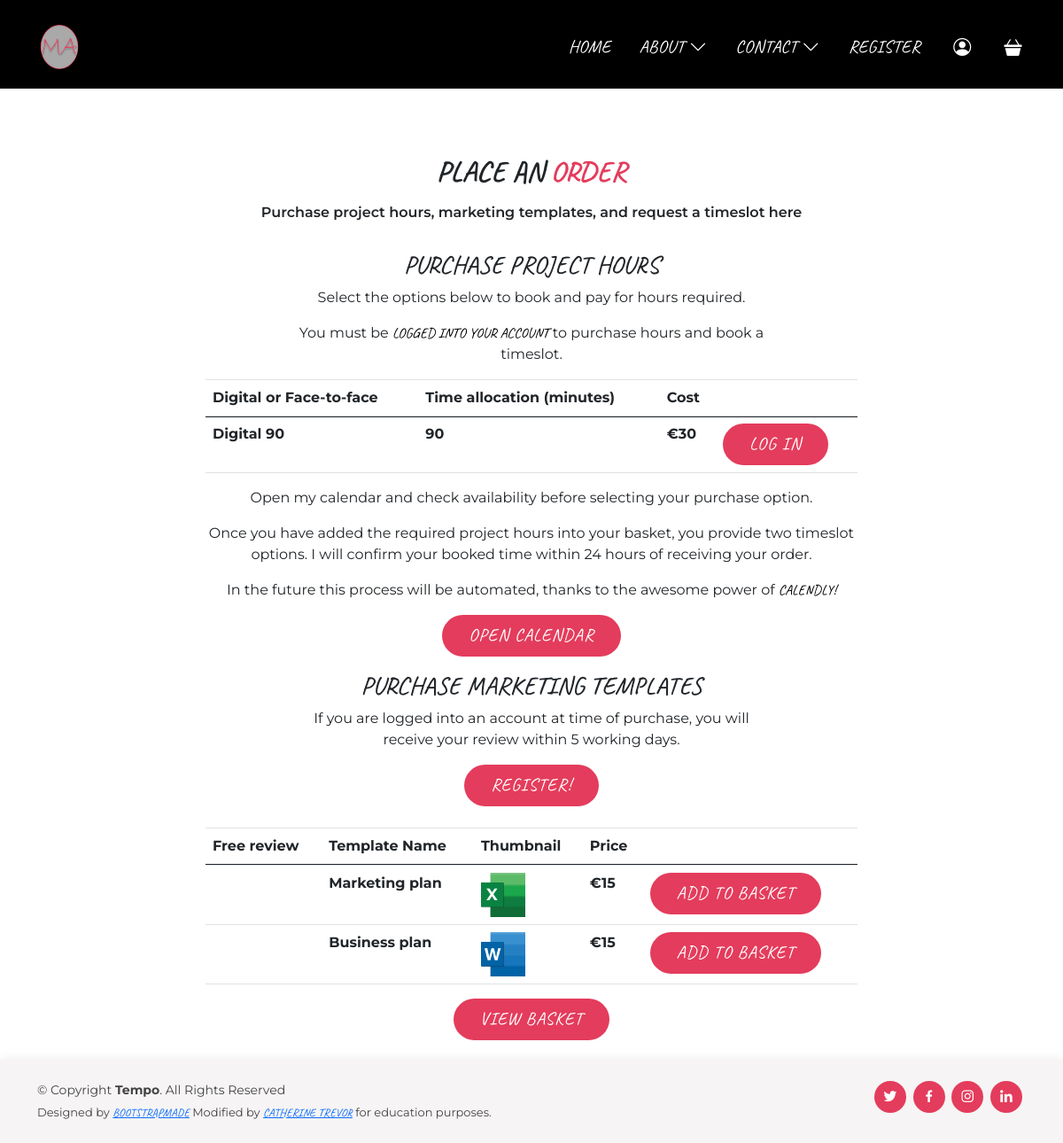
The app's page /order_basket/ with its own data.
### products/models.py (models this page shows, shortened)
class Product(models.Model):
    priority = (
        (1, 1),
        (2, 2),
        (3, 3),
        (4, 4),
    )
    category = models.ForeignKey('Category', null=True,
                                 on_delete=models.SET_NULL, default="")
    name = models.CharField(max_length=254)
    description_1 = models.CharField(max_length=100, blank=True)
    description_2 = models.CharField(max_length=100, blank=True)
    description_3 = models.CharField(max_length=100, blank=True)
    description_4 = models.CharField(max_length=100, blank=True)
    price = models.DecimalField(max_digits=6, decimal_places=0)
    image_url = models.URLField(max_length=1024, null=True, blank=True)
    image = models.ImageField(null=True, blank=True)
    time_allocation_mins = models.DecimalField(max_digits=6, decimal_places=0, blank=True, null=True)
    is_digital = models.BooleanField(null=False)
    max_time_multiplier = models.DecimalField(max_digits=6, decimal_places=1, blank=True, null=True)
    pricing_priority = models.DecimalField(max_digits=6, decimal_places=0, null=True, default='4', choices=priority)
    objects = models.Manager()

### order_basket/views.py (the view)
# urls.py: path('order_basket/', include('order_basket.urls')),
def order_basket(request):
    products = Product.objects.all().order_by('price')
    context = {
        'products': products,
    }
    return render(request, 'order_basket/order_basket.html', context)

### order_basket/contexts.py (called while the page is built, shortened)
def bag_contents(request):
    bag_items = []
    print('Start of process', bag_items)
    total = 0
    product_count = 0
    bag = request.session.get('bag', {})
    if total < settings.FREE_DELIVERY_THRESHOLD:
        delivery = total * Decimal(settings.STANDARD_DELIVERY_PERCENTAGE / 100)
        free_delivery_delta = settings.FREE_DELIVERY_THRESHOLD - total
    else:
        delivery = 0
        free_delivery_delta = 0
    grand_total = delivery + total
    context = {
        'bag_items': bag_items,
        'total': total,
        'product_count': product_count,
        'delivery': delivery,
        'free_delivery_delta': free_delivery_delta,
        'free_delivery_threshold': settings.FREE_DELIVERY_THRESHOLD,
        'grand_total': grand_total,
    }
    print('End of process', bag_items)
    return context

### order_basket/templates/order_basket/order_basket.html
{% extends "base.html" %}
{% load static %}
{% block extra_page_header  %}
{% include 'includes/additional_header.html' %}
{% endblock %}
{% block content %}
<section id="order_basket" class="order_basket">
    <div class="container">
        <div class="section-title">
            <h3>Place an <span>Order</span></h3>
            <p>
                Purchase project hours, marketing templates, and request a timeslot here
            </p>
        </div>
    </div>
    {% include 'includes/project_hours.html' %}
    {% include 'includes/marketing_templates.html' %}
    <div class="d-flex justify-content-center col-lg-12 mb-3">
        <a href="{% url 'view_bag' %}" class="btn-action">View basket</a>
    </div>
</section>
{% endblock %}

### order_basket/templates/includes/project_hours.html (shortened to what this page needs)
<div class="container">
    <div class="row text-center">
        <div class="col-lg-6 offset-3">
            <h3 class="title">Purchase project hours</h3>
            <p class="description">
                Select the options below to book and pay for hours required.
            </p>
            {% if user.is_authenticated %}
            {% else %}
                <p class="description">
                    You must be <a href="{% url 'account_login' %}">logged into your account</a> to purchase hours and book a timeslot.
                </p>
            {% endif %}
        </div>
    </div>
    <div class="row">
        <div class="col-lg-8 offset-2">
            <table class="table">
                <thead>
                    <tr>
                        <th scope="col">Digital or Face-to-face</th>
                        <th scope="col">Time allocation (minutes)</th>
                        <th scope="col">Cost</th>
                        <th scope="col"></th>
                    </tr>
                </thead>
                <tbody>
                    <tr>
                        {% for product in products %}
                        <form class="form" action="{% url 'add_to_bag' product.id %}" method="POST">
                            {% if product.category.name == 'project_hours' %}
                                <tr>
                                    <th scope="row" data-item_id="{{ product.id }}">{{ product.name }}</th>
                                    <th scope="row"> {{ product.time_allocation_mins }}</th>
                                    <th scope="row">€{{ product.price }}</th>
                                    <th scope="row">
                                        {% if user.is_authenticated %}
                                        <input type="submit" class="btn-action" value="Add to basket" id="add_to-basket" name="add_to_basket"></input>
                                        {% else %}
                                        <a href="{% url 'account_login' %}" class="btn-action">Log in</a>
                                        {% endif %}
                                    </th>
                                </tr>
                            {% endif %}
                        </form>
                    {% endfor %}
                    </tr>
                </tbody>
            </table>
        </div>
    </div>
    <div class="row text-center">
        <div class="col-lg-8 offset-2">
            <p>
                Open my calendar and check availability before selecting your purchase option.
            </p>
            <p>
                Once you have added the required project hours into your basket, you provide two timeslot options. I will confirm your booked time within 24 hours of receiving your order.
            </p>
            <p>
                In the future this process will be automated, thanks to the awesome power of <a href="https://calendly.com/" target="_blank">Calendly!</a>
            </p>
        </div>
    </div>
    <div class="row">
        <div class="d-flex justify-content-center col-lg-12 mb-3">
            <a href="{% url 'calendar' %}" class="btn-action">Open calendar</a>
        </div>
    </div>
</div>

### order_basket/templates/includes/marketing_templates.html (shortened to what this page needs)
<div class="container">
    <div class="row text-center">
        <div class="col-lg-6 offset-3">
            <h3 class="title">Purchase marketing templates</h3>
            <p class="description">
                If you are logged into an account at time of purchase, you will receive your review within 5 working days.
            </p>
            {% if user.is_authenticated %}
            {% else %}
            <a class="btn-action mb-4" href="{% url 'account_signup' %}">Register!</a>
            {% endif %}
        </div>
    </div>
    <div class="row">
        <div class="col-lg-8 offset-2">
            <table class="table">
                <thead>
                    <tr>
                        <th scope="col">Free review</th>
                        <th scope="col">Template Name</th>
                        <th scope="col">Thumbnail</th>
                        <th scope="col">Price</th>
                        <th scope="col"></th>
                    </tr>
                </thead>
                <tbody>
                    <tr>
                        {% for product in products %}
                        <form class="form" action="{% url 'add_to_bag' product.id %}" method="POST">
                            {% if product.category.name == 'marketing_templates' %}
                                <tr>
                                    <th scope="row">{% if user.is_authenticated %} <p>Free review included </p> {% else %} {% endif %}</input></th>
                                    <th scope="row" data-item_id="{{ product.id }}">{{ product.name }}</th>
                                    <th scope="row"><img src="{{ product.image.url }}" style="height: 50px; width: 50px;"></th>
                                    <th scope="row">€{{ product.price }}</th>
                                    <th scope="row"><input type="submit" class="btn-action" value="Add to basket" id="add_to-basket" name="add_to_basket"></input></th>
                                </tr>
                            {% endif %}
                        </form>
                    {% endfor %}
                    </tr>
                </tbody>
            </table>
        </div>
    </div>
</div>

### static/css/style.css (style rules this page uses)
body { color: #444444; }
a { color: #e43c5c; text-decoration: none; }
section { padding: 60px 0; overflow: hidden; }
.section-title { text-align: center; padding-bottom: 30px; }
.section-title h3 { margin: 15px 0 0 0; font-size: 32px; font-weight: 700; }
.section-title h3 span { color: #e43c5c; }
.section-title p { margin: 15px auto 0 auto; font-weight: 600; }
@media (min-width: 1024px) { .section-title p { width: 50%; } }

### static/css/base.css (style rules this page uses)
body { font-family: 'Montserrat', sans-serif !important; }
section { padding-bottom: 100px; }
p a { color: black !important; text-decoration: none; }
h1, h2, h3, h4, a { font-family: 'Caveat', sans-serif !important; font-weight: 100; text-transform: uppercase; }
.section-title p { width: 75% !important; }
.btn-action, .allauth-form-inner-content .btn-action { background: #e43c5c; border: none; border-radius: 50px; color: white; display: inline-block; font-family: 'Caveat', sans-serif; font-size: 20px; font-weight: 400; letter-spacing: 1px; padding: 8px 30px 9px 30px; text-decoration: none; text-transform: uppercase; transition: 0.5s; }

### records on screen
Product: name "Digital 90", time_allocation_mins "90", price "30"
Product: name "Marketing plan", image (picture), price "15"
Product: name "Business plan", image (picture), price "15"
